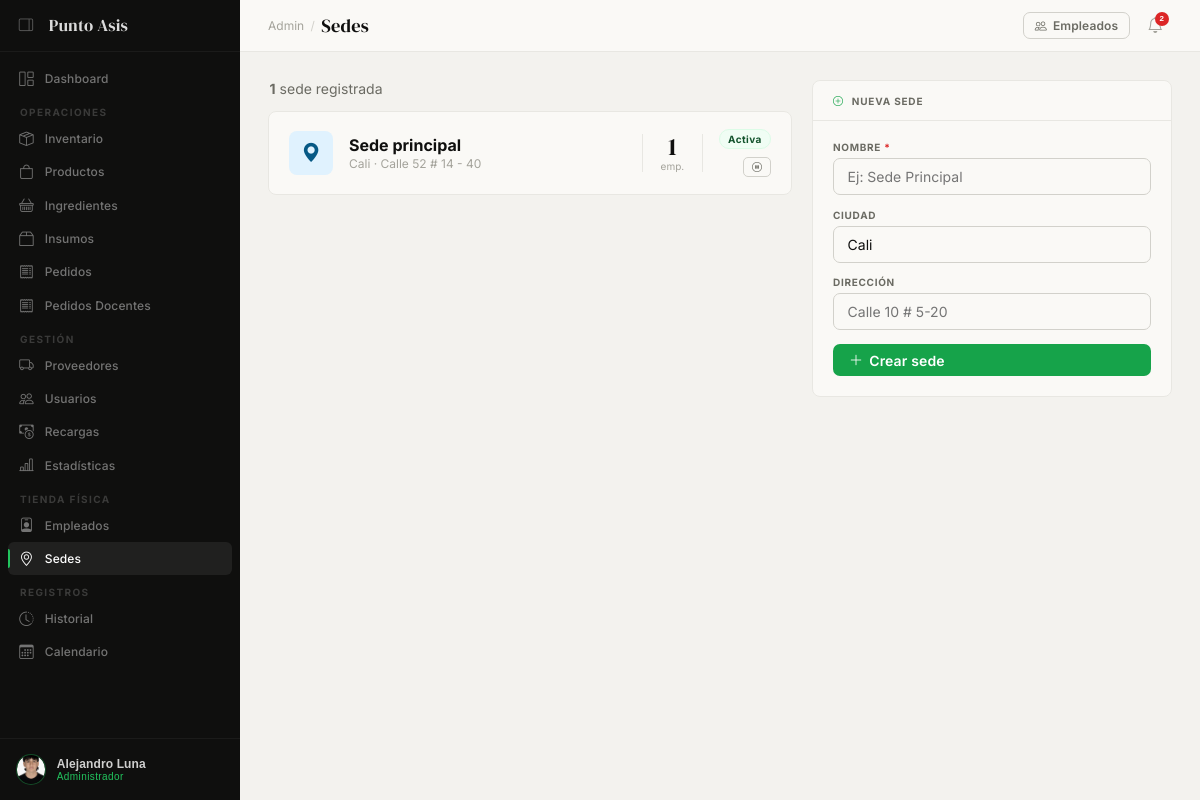
Screenshot of /admin-panel/sedes/ (signed in) with the database file from the repository.
### app_admin/models.py (models this page shows, shortened)
class PerfilAdmin(models.Model):
    perfil           = models.OneToOneField(
        'authentication.Perfil', on_delete=models.CASCADE,
        related_name='perfil_admin'
    )
    documento        = models.CharField(max_length=20, blank=True, verbose_name='N° Documento (CC)')
    telefono         = models.CharField(max_length=20, blank=True)
    direccion        = models.CharField(max_length=200, blank=True)
    fecha_nacimiento = models.DateField(null=True, blank=True)
    foto             = models.ImageField(upload_to='perfiles/', blank=True, null=True, validators=[validate_image])
    cargo            = models.CharField(max_length=100, blank=True, default='Administrador de Cafetería')
    class Meta:
        verbose_name = 'Perfil Administrador'
        verbose_name_plural = 'Perfiles Administrador'

### authentication/models.py (models this page shows, shortened)
class Sede(models.Model):
    nombre    = models.CharField(max_length=100, unique=True)
    direccion = models.CharField(max_length=200, blank=True)
    ciudad    = models.CharField(max_length=100, default='Cali')
    activa    = models.BooleanField(default=True)
    created_at = models.DateTimeField(auto_now_add=True)
    class Meta:
        verbose_name = 'Sede'
        verbose_name_plural = 'Sedes'
        ordering = ['nombre']

### app_admin/views.py (the view)
    @login_required(login_url='/login/')
    def wrapper(request, *args, **kwargs):
        try:
            if request.user.perfil.rol != 'admin':
                messages.error(request, 'No tienes permisos de administrador.')
                return redirect('authentication:login')
        except Perfil.DoesNotExist:
            return redirect('authentication:login')
        return view_func(request, *args, **kwargs)

### app_admin/models.py (called while the page is built)
    @property
    def stock_real(self):
        total = self.lotes.filter(
            cantidad_base__gt=0,
            fecha_vencimiento__gte=datetime.date.today()
        ).aggregate(total=models.Sum('cantidad_base'))['total']
        return round(float(total or 0), 3)

    @property
    def stock_bajo(self):
        return 0 < self.stock_real <= float(self.stock_minimo)

### app_admin/views.py (called while the page is built, shortened)
def admin_required(view_func):
    @login_required(login_url='/login/')
    def wrapper(request, *args, **kwargs):
        try:
            if request.user.perfil.rol != 'admin':
                messages.error(request, 'No tienes permisos de administrador.')
                return redirect('authentication:login')
        except Perfil.DoesNotExist:
            return redirect('authentication:login')
        return view_func(request, *args, **kwargs)
    wrapper.__name__ = view_func.__name__
    return wrapper

def _ctx(extra=None):
    ctx = {'alertas': _get_alertas()}
    if extra:
        ctx.update(extra)
    return ctx

@admin_required
def sedes(request):
    from authentication.models import Sede
    qs = Sede.objects.annotate(num_empleados=Count('empleados')).order_by('nombre')
    return render(request, 'app_admin/sedes.html', _ctx({'sedes': qs}))

### app_admin/templates/app_admin/sedes.html (shortened to what this page needs)
{% extends 'app_admin/base_admin.html' %}
{% load static %}
{% block page_title %}Sedes{% endblock %}
{% block nav_sedes %}active{% endblock %}
{% block topbar_actions %}
<a href="{% url 'app_admin:empleados' %}" class="btn btn-ghost btn-sm">
  <i class="bi bi-people"></i> Empleados
</a>
{% endblock %}
{% block content %}
<div class="sedes-layout">
  <div>
    <div style="display:flex;align-items:center;margin-bottom:.85rem;padding:0 .1rem;">
      <span style="font-size:var(--text-sm);color:var(--stone);">
        <strong>{{ sedes|length }}</strong>
        sede{{ sedes|length|pluralize:",s" }}
        registrada{{ sedes|length|pluralize:",s" }}
      </span>
    </div>
    {% if sedes %}
    <div class="sede-grid">
      {% for s in sedes %}
      <div class="sede-card {% if not s.activa %}inactiva{% endif %}">
        <div class="sede-icon">
          <i class="bi bi-geo-alt-fill"></i>
        </div>
        <div style="flex:1;min-width:0;">
          <div class="sede-name">{{ s.nombre }}</div>
          <div class="sede-addr">
            {{ s.ciudad }}{% if s.direccion %} · {{ s.direccion }}{% endif %}
          </div>
        </div>
        <div class="sede-emp-count">
          <div class="sede-emp-num">{{ s.num_empleados }}</div>
          <div class="sede-emp-lbl">emp.</div>
        </div>
        <div class="sede-actions">
          {% if s.activa %}
            <span class="badge badge-activo">Activa</span>
          {% else %}
            <span class="badge badge-inactivo">Inactiva</span>
          {% endif %}
          <a href="{% url 'app_admin:sede_toggle' s.pk %}"
             class="btn btn-xs {% if s.activa %}btn-ghost{% else %}btn-amber{% endif %}"
             onclick="return confirm('¿Confirmas el cambio de estado de «{{ s.nombre }}»?')"
             title="{% if s.activa %}Desactivar{% else %}Activar{% endif %}">
            <i class="bi bi-{% if s.activa %}pause-circle{% else %}play-circle{% endif %}"></i>
          </a>
        </div>
      </div>
      {% endfor %}
    </div>
    {% endif %}
  </div>
  <div class="sede-form-wrap">
    <div class="sede-form-head">
      <i class="bi bi-plus-circle" style="color:var(--leaf);"></i>
      Nueva sede
    </div>
    <form method="post" class="sede-form-body">
      <div class="field">
        <label class="field-label">Nombre <span style="color:var(--red);">*</span></label>
        <input type="text" name="nombre" class="form-input" required placeholder="Ej: Sede Principal">
      </div>
      <div class="field">
        <label class="field-label">Ciudad</label>
        <input type="text" name="ciudad" class="form-input" value="Cali" placeholder="Ciudad">
      </div>
      <div class="field">
        <label class="field-label">Dirección</label>
        <input type="text" name="direccion" class="form-input" placeholder="Calle 10 # 5-20">
      </div>
      <button type="submit" class="btn btn-primary" style="width:100%;">
        <i class="bi bi-plus-lg"></i> Crear sede
      </button>
    </form>
  </div>
</div>
{% endblock %}

### app_admin/templates/app_admin/base_admin.html (shortened to what this page needs)
{% load static %}
<!DOCTYPE html>
<html lang="es">
<head>
  <link rel="stylesheet" href="https://cdn.jsdelivr.net/npm/bootstrap-icons@1.11.3/font/bootstrap-icons.min.css">
  <link rel="stylesheet" href="{% static 'css/base.css' %}">
  <link rel="stylesheet" href="{% static 'css/admin.css' %}">
</head>
<body>
<aside class="sidebar" id="sidebar">
  <div class="sb-brand">
    <button class="sb-toggle" onclick="toggleSidebar()" title="Colapsar menú">
      <i class="bi bi-layout-sidebar-reverse" id="sb-toggle-icon"></i>
    </button>
    <span class="sb-wordmark">Punto Asis</span>
  </div>
  <nav class="sb-nav">
    <div class="sb-item">
      <a href="{% url 'app_admin:dashboard' %}" class="sb-link {% block nav_dashboard %}{% endblock %}">
        <i class="bi bi-grid-1x2"></i><span class="sb-label">Dashboard</span>
      </a>
    </div>
    <span class="sb-section-label">Operaciones</span>
    <div class="sb-item">
      <a href="{% url 'app_admin:inventario' %}" class="sb-link {% block nav_inventario %}{% endblock %}">
        <i class="bi bi-box-seam"></i><span class="sb-label">Inventario</span>
      </a>
    </div>
    <div class="sb-item">
      <a href="{% url 'app_admin:productos' %}" class="sb-link {% block nav_productos %}{% endblock %}">
        <i class="bi bi-bag"></i><span class="sb-label">Productos</span>
      </a>
    </div>
    <div class="sb-item">
      <a href="{% url 'app_admin:ingredientes' %}" class="sb-link {% block nav_ingredientes %}{% endblock %}">
        <i class="bi bi-basket"></i><span class="sb-label">Ingredientes</span>
      </a>
    </div>
    <div class="sb-item">
      <a href="{% url 'app_admin:insumos' %}" class="sb-link {% block nav_insumos %}{% endblock %}">
        <i class="bi bi-box2"></i><span class="sb-label">Insumos</span>
      </a>
    </div>
    <div class="sb-item">
      <a href="{% url 'app_admin:pedidos' %}" class="sb-link {% block nav_pedidos %}{% endblock %}">
        <i class="bi bi-receipt"></i><span class="sb-label">Pedidos</span>
      </a>
    </div>
    <div class="sb-item">
      <a href="{% url 'app_admin:pedidos_docentes' %}" class="sb-link {% block nav_pedidos_docentes %}{% endblock %}">
        <i class="bi bi-receipt"></i><span class="sb-label">Pedidos Docentes</span>
      </a>
    </div>
    <span class="sb-section-label">Gestión</span>
    <div class="sb-item">
      <a href="{% url 'app_admin:proveedores' %}" class="sb-link {% block nav_proveedores %}{% endblock %}">
        <i class="bi bi-truck"></i><span class="sb-label">Proveedores</span>
      </a>
    </div>
    <div class="sb-item">
      <a href="{% url 'app_admin:usuarios' %}" class="sb-link {% block nav_usuarios %}{% endblock %}">
        <i class="bi bi-people"></i><span class="sb-label">Usuarios</span>
      </a>
    </div>
    <div class="sb-item">
      <a href="{% url 'app_admin:recargas' %}" class="sb-link {% block nav_recargas %}{% endblock %}">
        <i class="bi bi-cash-coin"></i><span class="sb-label">Recargas</span>
      </a>
    </div>
    <div class="sb-item">
      <a href="{% url 'app_admin:estadisticas' %}" class="sb-link {% block nav_estadisticas %}{% endblock %}">
        <i class="bi bi-bar-chart-line"></i><span class="sb-label">Estadísticas</span>
      </a>
    </div>
    <span class="sb-section-label">Tienda Física</span>
    <div class="sb-item">
      <a href="{% url 'app_admin:empleados' %}" class="sb-link {% block nav_empleados %}{% endblock %}">
        <i class="bi bi-person-badge"></i><span class="sb-label">Empleados</span>
      </a>
    </div>
    <div class="sb-item">
      <a href="{% url 'app_admin:sedes' %}" class="sb-link {% block nav_sedes %}{% endblock %}">
        <i class="bi bi-geo-alt"></i><span class="sb-label">Sedes</span>
      </a>
    </div>
    <span class="sb-section-label">Registros</span>
    <div class="sb-item">
      <a href="{% url 'app_admin:historial' %}" class="sb-link {% block nav_historial %}{% endblock %}">
        <i class="bi bi-clock-history"></i><span class="sb-label">Historial</span>
      </a>
    </div>
    <div class="sb-item">
      <a href="{% url 'app_admin:calendario' %}" class="sb-link {% block nav_calendario %}{% endblock %}">
        <i class="bi bi-calendar3"></i><span class="sb-label">Calendario</span>
      </a>
    </div>
  </nav>
  <div class="sb-bottom">
    <div class="sb-bottom-wrap">
      <button class="sb-user-btn" onclick="toggleUserDrop()" id="userBtn">
        <div class="sb-avatar">
          {% if request.user.perfil.perfil_admin.foto %}
          <img src="{{ request.user.perfil.perfil_admin.foto.url }}" alt="{{ request.user.email }}">
          {% else %}
            {{ request.user.first_name|first|upper }}{{ request.user.last_name|first|upper }}
          {% endif %}
        </div>
        <div class="sb-user-info">
          <div class="sb-uname">{{ request.user.get_full_name|default:request.user.email }}</div>
          <div class="sb-urole">Administrador</div>
        </div>
      </button>
    </div>
  </div>
</aside>
<div class="main">
  <header class="topbar">
    <div class="topbar-left">
      <span class="topbar-breadcrumb">Admin</span>
      <span class="topbar-sep">/</span>
      <span class="topbar-title">{% block page_title %}Dashboard{% endblock %}</span>
    </div>
    <div class="topbar-right">
      {% block topbar_actions %}{% endblock %}
      <button class="alert-bell" onclick="toggleAlertPanel()" id="alertBell" title="Alertas">
        <i class="bi bi-bell"></i>
        <span class="alert-badge" id="alertCount" style="display:none;">0</span>
      </button>
    </div>
  </header>
  <div class="page-body">
    {% block content %}{% endblock %}
  </div>
</div>
</body>
</html>

### static/css/admin.css (style rules this page uses)
.alert-bell { position: relative; width: 2.1rem; height: 2.1rem; display: flex; align-items: center; justify-content: center; border-radius: 7px; cursor: pointer; background: none; border: none; color: var(--ash); font-size: 1rem; transition: background 0.14s, color 0.14s; }
.alert-badge { position: absolute; top: 3px; right: 3px; background: var(--red); color: #fff; font-size: 0.5rem; font-weight: 800; min-width: 0.9rem; height: 0.9rem; border-radius: 99px; display: flex; align-items: center; justify-content: center; padding: 0 0.17rem; line-height: 1; }

### app_admin/templates/app_admin/sedes.html (style rules this page uses)
.sedes-layout { display: grid; grid-template-columns: 1fr 360px; gap: 1.25rem; align-items: start; }
.sede-grid { display: flex; flex-direction: column; gap: .6rem; }
.sede-card { background: var(--ivory); border: 1px solid var(--mist); border-radius: var(--radius); padding: 1.1rem 1.25rem; display: flex; align-items: center; gap: 1rem; transition: border-color .14s, box-shadow .14s; }
.sede-icon { width: 2.75rem; height: 2.75rem; border-radius: var(--radius); background: var(--sky-tint); color: var(--sky-dark); display: flex; align-items: center; justify-content: center; font-size: 1.2rem; flex-shrink: 0; }
.sede-name { font-weight: 700; font-size: var(--text-base); }
.sede-addr { font-size: var(--text-xs); color: var(--ash); margin-top: .1rem; }
.sede-emp-count { display: flex; flex-direction: column; align-items: center; padding: 0 1.1rem; border-left: 1px solid var(--mist); border-right: 1px solid var(--mist); flex-shrink: 0; }
.sede-emp-num { font-family: var(--serif); font-size: 1.55rem; line-height: 1; }
.sede-emp-lbl { font-size: var(--text-2xs); color: var(--ash); margin-top: .1rem; }
.sede-actions { display: flex; flex-direction: column; align-items: flex-end; gap: .5rem; flex-shrink: 0; }
.sede-form-wrap { background: var(--ivory); border: 1px solid var(--mist); border-radius: var(--radius); overflow: hidden; position: sticky; top: calc(var(--topbar-h) + 1rem); }
.sede-form-head { padding: .85rem 1.25rem; border-bottom: 1px solid var(--mist); font-size: var(--text-2xs); font-weight: 700; letter-spacing: .08em; text-transform: uppercase; color: var(--stone); display: flex; align-items: center; gap: .5rem; }
.sede-form-body { padding: 1.25rem; display: flex; flex-direction: column; gap: .85rem; }

### rows the page displays
Sede: nombre "Sede principal", ciudad "Cali", direccion "Calle 52 # 14 - 40", num_empleados "1", activa "Activa"

### other values shown
{{ request.user.get_full_name|default:request.user.email }} "Alejandro Luna"
{{ sedes|length }} "1"
